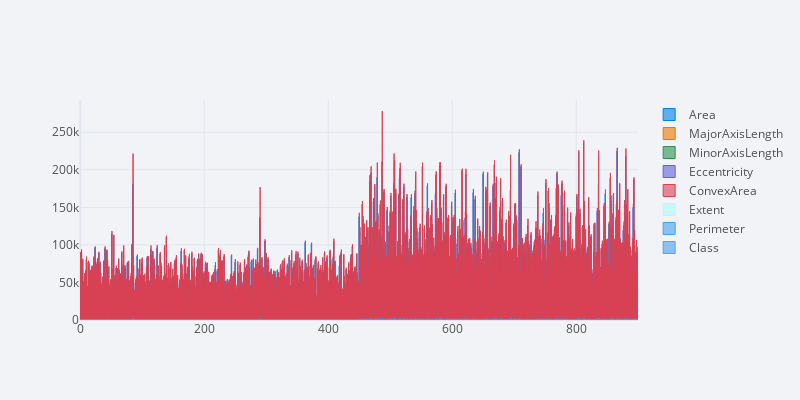

Notebook source saved alongside this figure:
### Code cell
df.iplot(
    kind="bar",
    theme = 'polar',
    dimensions =(800,400),
    title= '', 
    xTitle = '', 
    yTitle= '',  
)

### Figure 1 — Plotly figure (JSON) as saved in the notebook; plotly's stock layout.template omitted (floating-point values rounded to 4 significant figures; data arrays with more than 128 entries replaced by an {"elided": "..."} marker saying what was removed)
{"data": [{"marker": {"color": "rgba(0, 128, 240, 0.6)", "line": {"color": "rgba(0, 128, 240, 1.0)", "width": 1}}, "name": "Area", "orientation": "v", "text": "", "type": "bar", "x": {"elided": "900 int values"}, "y": {"elided": "900 int values"}}, {"marker": {"color": "rgba(238, 118, 0, 0.6)", "line": {"color": "rgba(238, 118, 0, 1.0)", "width": 1}}, "name": "MajorAxisLength", "orientation": "v", "text": "", "type": "bar", "x": {"elided": "900 int values"}, "y": {"elided": "900 float values"}}, {"marker": {"color": "rgba(48, 144, 84, 0.6)", "line": {"color": "rgba(48, 144, 84, 1.0)", "width": 1}}, "name": "MinorAxisLength", "orientation": "v", "text": "", "type": "bar", "x": {"elided": "900 int values"}, "y": {"elided": "900 float values"}}, {"marker": {"color": "rgba(98, 98, 222, 0.6)", "line": {"color": "rgba(98, 98, 222, 1.0)", "width": 1}}, "name": "Eccentricity", "orientation": "v", "text": "", "type": "bar", "x": {"elided": "900 int values"}, "y": {"elided": "900 float values"}}, {"marker": {"color": "rgba(217, 66, 85, 0.6)", "line": {"color": "rgba(217, 66, 85, 1.0)", "width": 1}}, "name": "ConvexArea", "orientation": "v", "text": "", "type": "bar", "x": {"elided": "900 int values"}, "y": {"elided": "900 int values"}}, {"marker": {"color": "rgba(173, 252, 252, 0.6)", "line": {"color": "rgba(173, 252, 252, 1.0)", "width": 1}}, "name": "Extent", "orientation": "v", "text": "", "type": "bar", "x": {"elided": "900 int values"}, "y": {"elided": "900 float values"}}, {"marker": {"color": "rgba(70, 160, 240, 0.6)", "line": {"color": "rgba(70, 160, 240, 1.0)", "width": 1}}, "name": "Perimeter", "orientation": "v", "text": "", "type": "bar", "x": {"elided": "900 int values"}, "y": {"elided": "900 float values"}}, {"marker": {"color": "rgba(70, 160, 240, 0.6)", "line": {"color": "rgba(70, 160, 240, 0.8999999999999999)", "width": 1}}, "name": "Class", "orientation": "v", "text": "", "type": "bar", "x": {"elided": "900 int values"}, "y": {"elided": "900 int values"}}], "layout": {"height": 400, "legend": {"bgcolor": "#F2F3F7", "font": {"color": "#505050"}}, "paper_bgcolor": "#F2F3F7", "plot_bgcolor": "#F2F3F7", "title": {"font": {"color": "#484848"}}, "width": 800, "xaxis": {"gridcolor": "#E1E5ED", "showgrid": true, "tickfont": {"color": "#505050"}, "title": {"font": {"color": "#505050"}, "text": ""}, "zerolinecolor": "#E1E5ED"}, "yaxis": {"gridcolor": "#E1E5ED", "showgrid": true, "tickfont": {"color": "#505050"}, "title": {"font": {"color": "#505050"}, "text": ""}, "zerolinecolor": "#E1E5ED"}}}
